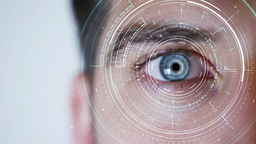
#> input picture img.png, 256 x 144 px, shrunk from 848 x 477 before the run
$ python convolutions.py --image ../../img.png
#> lines starting #> are read from the running program, lines starting #| are printed output that depends on the picture
from skimage.exposure import rescale_intensity
import numpy as np
import argparse
import cv2


def rescale_intensity_personal(image: np.ndarray):
    """Limits image intensities to the range 0 to 255.
    If the value lies outside the range then it is set
    to the range value that is closest i.e. 0 or 255"""

    img_min = np.min(image)
    img_range = np.max(image) - img_min
    image = (image - img_min) / img_range
    return image * 255


def convolve(image, K):
    # get spacial dims of image and kernel
    (iH, iW) = image.shape[:2]
    (kH, kW) = K.shape[:2]

    # allocate memory for output img and pad boarders so
    # spatial size (i.e. width and height) are not reduced
    pad = (kW - 1) // 2
    image = cv2.copyMakeBorder(image, pad, pad, pad, pad, cv2.BORDER_REPLICATE)
    output = np.zeros((iH, iW), dtype="float")

    # loop over input img, sliding the kernel across the img
    # from left to right and top to bottom
    for y in np.arange(pad, iH+pad):
        for x in np.arange(pad, iW+pad):
            # extract ROI (Region Of Interest) of img by extracting *center*
            # region of current coord dims
            roi = image[y-pad: y+pad+1, x-pad: x+pad+1]

            # perform convolution (or cross-correlation)
            k = (roi * K).sum()

            # store convolved value
            output[y-pad, x-pad] = k

    # rescale the output image to be in the range [0, 255]
    # noinspection PyTypeChecker
    output = rescale_intensity(output, in_range=(0, 255))
    # noinspection PyTypeChecker
    output = (output * 255).astype(np.uint8)

    return output


# commandline args
ap = argparse.ArgumentParser()
ap.add_argument("-i", "--image", required=True, help="path to the input image")
args = vars(ap.parse_args())

# construct avg blurring kernels used to smooth and image
small_blur = np.ones((7, 7), dtype="float") * (1.0 / (7*7))
large_blur = np.ones((21, 21), dtype="float") * (1.0 / (21*21))

# construct a sharpening filter
sharpen = np.array((
    [0, -1, 0],
    [-1, 5, -1],
    [0, -1, 0]
), dtype="int")

# construct Laplacian kernel used to detect edge-like regions of img
laplacian = np.array((
    [0, 1, 0],
    [1, -4, 1],
    [0, 1, 0]
), dtype="int")

# construct Sobel x-axis kernel to detect x-axis edge-like regions
sobel_x = np.array((
    [-1, 0, 1],
    [-2, 0, 2],
    [-1, 0, 1]
), dtype="int")

# construct Sobel x-axis kernel to detect y-axis edge-like regions
sobel_y = np.array((
    [-1, -2, -1],
    [0, 0, 0],
    [1, 2, 1]
), dtype="int")

# construct an emboss kernel
emboss = np.array((
    [-2, -1, 0],
    [-1, 1, 1],
    [0, 1, 2]
), dtype="int")

kernel_bank = (
    ("small_blur", small_blur),
    ("large_blur", large_blur),
    ("sharpen", sharpen),
    ("laplacian", laplacian),
    ("sobel_x", sobel_x),
    ("sobel_y", sobel_y),
    ("emboss", emboss)
)

img = cv2.imread(args["image"])
#> img is the input picture: shape (144, 256, 3); mean B, G, R 167.4, 162.2, 172.8
gray = cv2.cvtColor(img, cv2.COLOR_RGB2GRAY)
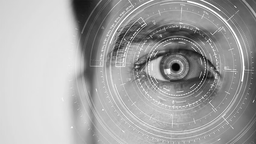
#> gray: shape (144, 256); min 5, max 255, mean 165

for (kernel_name, Kernel) in kernel_bank:
    print(f"[INFO] applying {kernel_name} kernel")
    convolve_output = convolve(gray, Kernel)
    opencv_output = cv2.filter2D(gray, -1, Kernel)

    cv2.imshow("Original", gray)
    cv2.imshow(f"{kernel_name} - convolve", convolve_output)
    cv2.imshow(f"{kernel_name} - opencv", opencv_output)
    cv2.waitKey(0)
    cv2.destroyAllWindows()
#> this loop made 7 passes
#> pass 1, in convolve, `image = cv2.copyMakeBorder(image, pad, pad, pad, pad, cv2.BORDER_REPLI..`:
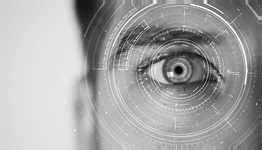
#> image: shape (150, 262); min 5, max 255, mean 164.5
#> pass 1, `convolve_output = convolve(gray, Kernel)`:
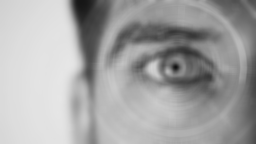
#> convolve_output: shape (144, 256); min 17, max 230, mean 164.5
#> pass 2, in convolve (call 2), `image = cv2.copyMakeBorder(image, pad, pad, pad, pad, cv2.BORDER_REPLI..`:
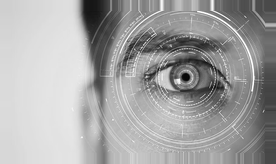
#> image: shape (164, 276); min 5, max 255, mean 163.6
